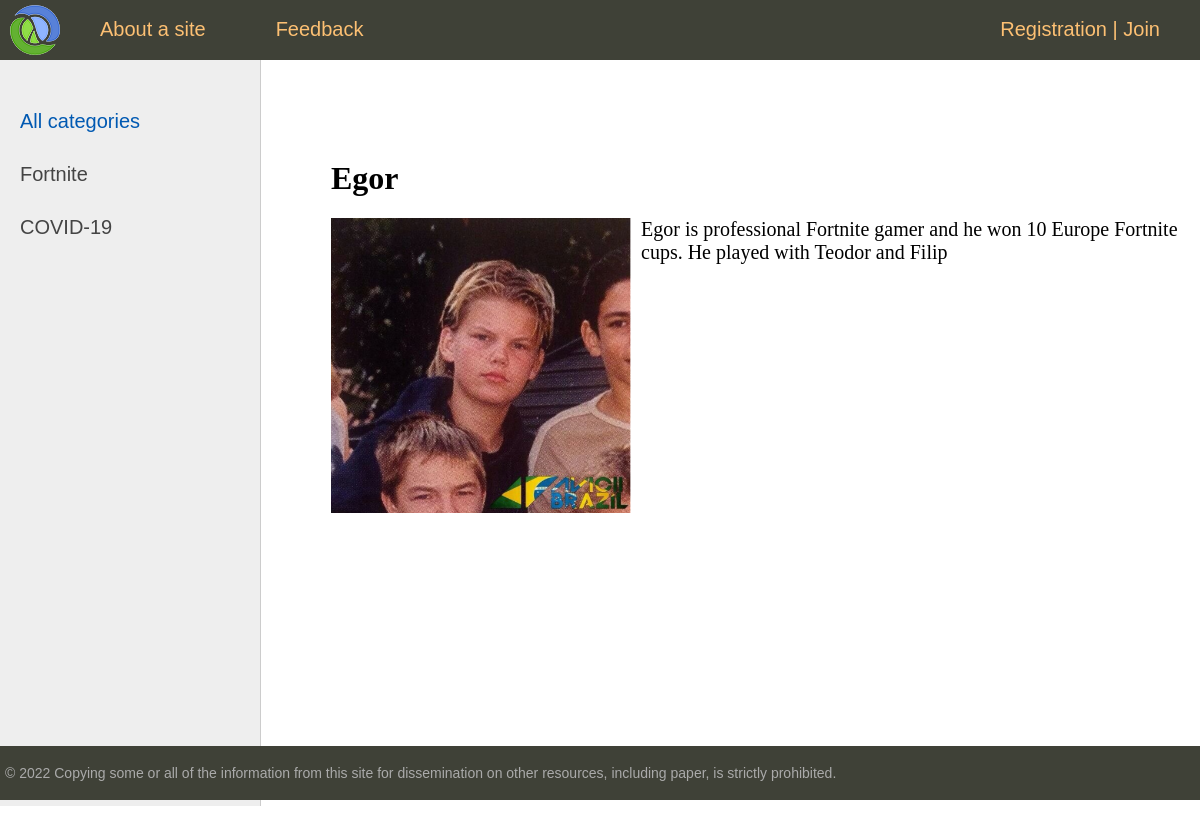
The page /post/egor/ on the database its author committed.
### blog/models.py (models this page shows, shortened)
class Category(models.Model):
    name = models.CharField(max_length=100, db_index=True)
    slug = models.SlugField(max_length=255, unique=True, db_index=True, verbose_name="URL")

class News(models.Model):
    title = models.CharField(max_length=255)
    slug = models.SlugField(max_length=255, unique=True, db_index=True, verbose_name="URL")
    content = models.TextField(blank=True)
    photo = models.ImageField(upload_to="photos/%Y/%m/%d/")
    time_create = models.DateTimeField(auto_now_add=True)
    time_update = models.DateTimeField(auto_now=True)
    is_published = models.BooleanField(default=True)
    cat = models.ForeignKey('Category', on_delete=models.PROTECT)
    class Meta:
        verbose_name = "Breaking new" # ! Changes in admin panel (name)
        verbose_name_plural = "Breaking news"  # ! Changes in admin panel (name)
        ordering = ["id"]

### blog/views.py (the view)
# urls.py: path('post/<slug:post_slug>/', ShowPost.as_view(), name = 'post'),
class ShowPost(DataMixin,DetailView):
    model = News
    template_name = 'blog/post.html'
    slug_url_kwarg = 'post_slug'
    context_object_name = 'post'
    def get_context_data(self, *, object_list=None, **kwargs):
        context = super().get_context_data(**kwargs)
        c_def = self.get_user_context(title="Add blog")
        return dict(list(context.items()) + list(c_def.items()))

### blog/templatetags/blog_tags.py (called while the page is built)
@register.inclusion_tag("blog/list_categories.html")
def show_categories(sort=None, cat_selected=0):
    if not sort:
        cats = Category.objects.all()
    else:
        cats = Category.objects.order_by(sort)
    return {"cats": cats, "cat_selected": cat_selected}

### blog/utils.py (called while the page is built)
    def get_user_context(self, **kwargs):
        context = kwargs
        cats = cache.get('cats')
        if not cats:
            cats = Category.objects.annotate(Count('news'))
            cache.set('cats', cats, 60)
        user_menu = menu.copy()
        if not self.request.user.is_authenticated:
            user_menu.pop(1)
        context['menu'] = user_menu
        context['cats'] = cats
        if 'cat_selected' not in context:
            context['cat_selected'] = 0
        return context

### blog/templates/blog/post.html
{% extends 'blog/base.html' %}
{% block content %}
<h1>{{post.title}}</h1>
{% if post.photo %}
<p><img class="img-article-left" src="{{post.photo.url}}"></p>
{% endif %}
{{post.content|linebreaks}}
{% endblock %}

### blog/templates/blog/list_categories.html
	{% for c in cats %}
		{% if c.pk == cat_selected %}
			<li class="selected">{{c.name}}</li>
		{% else %}
			<li><a href="{{ p.get_absolute_url }}">{{c.name}}</a></li>
		{% endif %}
	{% endfor %}

### blog/static/blog/css/styles.css (style rules this page uses)
html, body { font-family: 'Arial'; margin: 0; padding: 0; height: 100%; width: 100%; color: #444; }
a { color: #0059b2; text-decoration: none; }
img { max-width: 600px; height: auto; }
img.img-article-left { max-width: 300px; height: auto; float: left; padding: 0 10px 10px 0; }
.left-chapters ul li { margin: 30px 0 0 0; color: #999; }
.left-chapters ul li a { color: #444; text-decoration: none; }
.content-text h1 { font-size: 32px; }

### rows shown on the page
Category: name "Fortnite"
Category: name "COVID-19"
News: title "Egor", photo (picture), content "Egor is professional Fortnite gamer and he won 10 Europe Fortnite cups. He played with Teodor and Filip"

### other values the page prints
{{ m.title }} "About a site" "Feedback"
